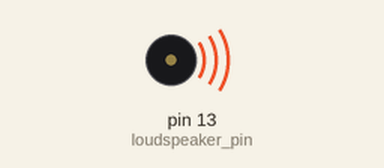
This sketch was run on a simulated Arduino Uno, built with avr-gcc and run on an emulated ATmega328P. Shown: buzzer (waves = sounding).

Above: at 0.2 s.
Timing chart, 0 to 7.8 s (numbered marks = the images above):
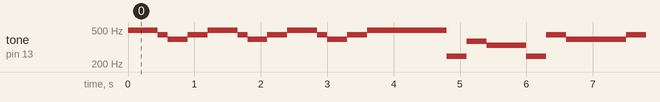

The sketch:

Arduino_music.ino
```cpp
const int loudspeaker_pin = 13;
const int base_time = 16 * 150;//16の倍数が都合がいい

void setup() {
  // put your setup code here, to run once:
  pinMode(loudspeaker_pin, OUTPUT);
}

void loop() {
  // put your main code here, to run repeatedly:
  tone(loudspeaker_pin, 494);
  delay(base_time / 8);
  tone(loudspeaker_pin, 494);
  delay(base_time / 16);
  tone(loudspeaker_pin, 440);
  delay(base_time / 16);
  tone(loudspeaker_pin, 392);
  delay(base_time / 8);
  tone(loudspeaker_pin, 440);
  delay(base_time / 8);
  tone(loudspeaker_pin, 494);
  delay(base_time / 8);
  tone(loudspeaker_pin, 494);
  delay(base_time / 16);
  tone(loudspeaker_pin, 440);
  delay(base_time / 16);
  tone(loudspeaker_pin, 392);
  delay(base_time / 8);
  tone(loudspeaker_pin, 440);
  delay(base_time / 8);
  tone(loudspeaker_pin, 494);
  delay(base_time / 8);
  tone(loudspeaker_pin, 494);
  delay(base_time / 16);
  tone(loudspeaker_pin, 440);
  delay(base_time / 16);
  tone(loudspeaker_pin, 392);
  delay(base_time / 8);
  tone(loudspeaker_pin, 440);
  delay(base_time / 8);
  tone(loudspeaker_pin, 494);
  delay(base_time / 8);
  tone(loudspeaker_pin, 494);
  delay(base_time / 16);
  tone(loudspeaker_pin, 494);
  delay(base_time / 16);
  tone(loudspeaker_pin, 494);
  delay(base_time / 4);
  tone(loudspeaker_pin, 247);
  delay(base_time / 8);
  tone(loudspeaker_pin, 370);
  delay(base_time / 8);
  tone(loudspeaker_pin, 330);
  delay(base_time / 8);
  tone(loudspeaker_pin, 330);
  delay(base_time / 8);
  tone(loudspeaker_pin, 247);
  delay(base_time / 8);
  tone(loudspeaker_pin, 440);
  delay(base_time / 8);
  tone(loudspeaker_pin, 392);
  delay(base_time / 8);
  tone(loudspeaker_pin, 392);
  delay(base_time / 8);
  tone(loudspeaker_pin, 392);
  delay(base_time / 8);
  tone(loudspeaker_pin, 440);
  delay(base_time / 8);
  tone(loudspeaker_pin, 392);
  delay(base_time / 8);
  tone(loudspeaker_pin, 440);
  delay(base_time / 8);
  tone(loudspeaker_pin, 494);
  delay(base_time / 8);
  tone(loudspeaker_pin, 494);
  delay(base_time / 16);
  tone(loudspeaker_pin, 494);
  delay(base_time / 16);
  tone(loudspeaker_pin, 494);
  delay(base_time / 4);
  noTone(loudspeaker_pin);
  delay(base_time / 1);
}
```

Measured:
- by itself, tone on pin 13 (loudspeaker_pin): plays 494 Hz for 0.45 s, 440 Hz for 0.15 s, 392 Hz for 0.30 s, 440 Hz for 0.30 s, 494 Hz for 0.45 s, 440 Hz for 0.15 s … (253 notes in this stretch)
